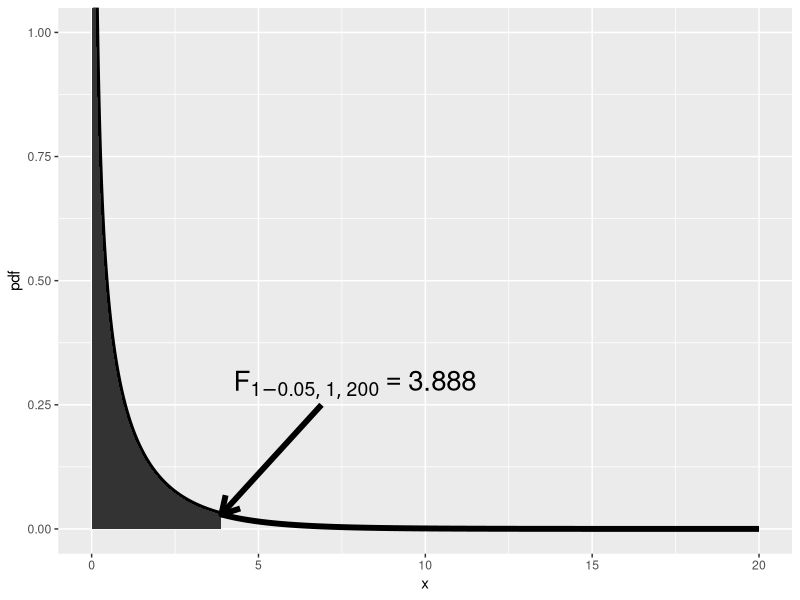

This figure's R source:
rm(list = ls()) #mainFDist.R
require(ggplot2)
alpha  <- 0.05;ndf <- 1;ddf <- 200
fCrit <- qf(1 - alpha, ndf, ddf)
rfCrit <- round(fCrit, 3)
cat("alpha = ", alpha, "ndf = ", ndf, "ddf = ", 
    ddf, "fCrit = ", fCrit, "\n")

x <- seq(0, 20, by = 0.01)
pdf <- df(x, ndf, ddf)
plotCurve <- data.frame(x = x, pdf = pdf)
plotArea <- data.frame(
  x = c(0, seq(0, fCrit, by = 0.01), fCrit), 
  y = c(0, df(seq(0, fCrit, by = 0.01), 
              ndf, ddf), 0))
yMax <- 1 
fText <- paste0(
  "F[list(1-",
  as.character(alpha), 
  ",", ndf, ",", ddf, ")] == ", rfCrit)
p <- ggplot() + 
  geom_line(
    data = plotCurve, 
    mapping = aes(x = x, y = pdf), size = 2) + 
  geom_polygon(
    data = plotArea, 
    mapping = aes(x = x, y = y)) +
  geom_segment(
    aes(x = fCrit + 3, 
        y = yMax / 4, 
        xend = fCrit, 
        yend = df(fCrit, ndf, ddf)), 
    arrow = arrow(
      length = unit(0.5, "cm")), size = 2) +
  annotate("text", x = rfCrit + 4, y = yMax / 4 + 0.04, 
           label = fText, size = 7, parse = TRUE) + 
  coord_cartesian(ylim = c(0, yMax))

print(p)